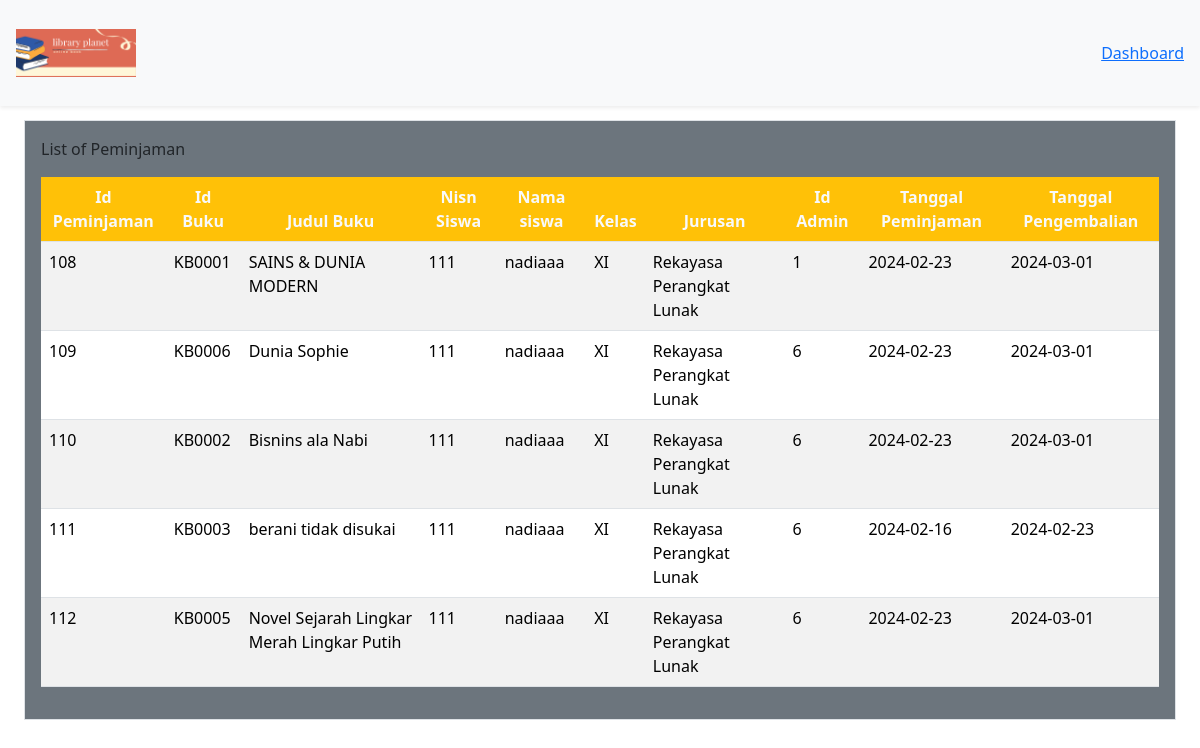
Page /DashboardAdmin/peminjaman/peminjamanBuku.php on the committed database.
### tables this page shows
CREATE TABLE `peminjaman` (
  `id_peminjaman` int(11) NOT NULL,
  `id_buku` varchar(20) NOT NULL,
  `nisn` int(11) NOT NULL,
  `id_admin` int(11) NOT NULL,
  `tgl_peminjaman` date NOT NULL,
  `tgl_pengembalian` date NOT NULL,
  `status` varchar(40) NOT NULL
);

CREATE TABLE `buku` (
  `cover` varchar(255) NOT NULL,
  `id_buku` varchar(20) NOT NULL,
  `kategori` varchar(255) NOT NULL,
  `judul` varchar(255) NOT NULL,
  `pengarang` varchar(255) NOT NULL,
  `penerbit` varchar(255) NOT NULL,
  `tahun_terbit` date NOT NULL,
  `jumlah_halaman` int(11) NOT NULL,
  `buku_deskripsi` text NOT NULL,
  `isi_buku` varchar(250) NOT NULL
);

CREATE TABLE `member` (
  `nisn` int(11) NOT NULL,
  `kode_member` varchar(12) NOT NULL,
  `nama` varchar(255) NOT NULL,
  `password` varchar(255) NOT NULL,
  `jenis_kelamin` varchar(20) NOT NULL,
  `kelas` varchar(5) NOT NULL,
  `jurusan` varchar(50) NOT NULL,
  `no_tlp` varchar(15) NOT NULL,
  `tgl_pendaftaran` date NOT NULL
);

### config/config.php (called while the page is built, shortened)
<?php
$host = "127.0.0.1";
$username = "root";
$password = "";
$database_name = "perpustakaan";
$connection = mysqli_connect($host, $username, $password, $database_name);
function queryReadData($dataKategori) {
  global $connection;
  $result = mysqli_query($connection, $dataKategori);
  $items = [];
  while($item = mysqli_fetch_assoc($result)) {
    $items[] = $item;
  }
  return $items;
}
?>

### DashboardAdmin/peminjaman/peminjamanBuku.php (the view, shortened to what this page needs)
<?php
require "../../config/config.php";
$dataPeminjam = queryReadData("SELECT peminjaman.id_peminjaman, peminjaman.id_buku, buku.judul, peminjaman.nisn, member.nama, member.kelas, member.jurusan, peminjaman.id_admin,  peminjaman.tgl_peminjaman, peminjaman.tgl_pengembalian
FROM peminjaman
INNER JOIN member ON peminjaman.nisn = member.nisn
INNER JOIN buku ON peminjaman.id_buku = buku.id_buku");
?>
<!DOCTYPE html>
<html lang="en">
  <head>
    <link href="https://cdn.jsdelivr.net/npm/bootstrap@5.3.2/dist/css/bootstrap.min.css" rel="stylesheet">
  </head>
  <body>
  <nav class="navbar fixed-top bg-body-tertiary shadow-sm">
      <div class="container-fluid p-3">
        <a class="navbar-brand" href="#">
          <img src="../../assets/library Book Sale.png" alt="logo" width="120px">
        </a>
        <a class="bg btn-tertiary" href="../dashboardAdmin.php">Dashboard</a>
      </div>
    </nav>
    <div class="p-4 mt-5">
    <div class="mt-5">
    <div class="p-3 mb-2 border bg-secondary">
    <caption>List of Peminjaman</caption>
      <div class="table-responsive mt-3">
        <table class="table table-striped table-hover">
        <thead class="text-center">
          <tr>
            <th class="bg-warning text-light">Id Peminjaman</th>
            <th class="bg-warning text-light">Id Buku</th>
            <th class="bg-warning text-light">Judul Buku</th>
            <th class="bg-warning text-light">Nisn Siswa</th>
            <th class="bg-warning text-light">Nama siswa</th>
            <th class="bg-warning text-light">Kelas</th>
            <th class="bg-warning text-light">Jurusan</th>
            <th class="bg-warning text-light">Id Admin</th>
            <th class="bg-warning text-light">Tanggal Peminjaman</th>
            <th class="bg-warning text-light">Tanggal Pengembalian</th>
          </tr>
        </thead>
       <?php foreach ($dataPeminjam as $item) : ?>
      <tr>
       <td><?= $item["id_peminjaman"]; ?></td>
      <td><?= $item["id_buku"]; ?></td>
      <td><?= $item["judul"]; ?></td>
      <td><?= $item["nisn"]; ?></td>
      <td><?= $item["nama"]; ?></td>
      <td><?= $item["kelas"]; ?></td>
      <td><?= $item["jurusan"]; ?></td>
      <td><?= $item["id_admin"]; ?></td>
      <td><?= $item["tgl_peminjaman"]; ?></td>
      <td><?= $item["tgl_pengembalian"]; ?></td>
      </tr>
      <?php endforeach;?>
    </table>
    </div>
    </div>
  </div>
  </body>
</html>

### rows in the picture
peminjaman: id_peminjaman "108", id_buku "KB0001", id_buku.judul "SAINS & DUNIA MODERN", nisn "111", nisn.nama "nadiaaa", nisn.kelas "XI", nisn.jurusan "Rekayasa Perangkat Lunak", id_admin "1", tgl_peminjaman "2024-02-23", tgl_pengembalian "2024-03-01"
peminjaman: id_peminjaman "109", id_buku "KB0006", id_buku.judul "Dunia Sophie", nisn "111", nisn.nama "nadiaaa", nisn.kelas "XI", nisn.jurusan "Rekayasa Perangkat Lunak", id_admin "6", tgl_peminjaman "2024-02-23", tgl_pengembalian "2024-03-01"
peminjaman: id_peminjaman "110", id_buku "KB0002", id_buku.judul "Bisnins ala Nabi", nisn "111", nisn.nama "nadiaaa", nisn.kelas "XI", nisn.jurusan "Rekayasa Perangkat Lunak", id_admin "6", tgl_peminjaman "2024-02-23", tgl_pengembalian "2024-03-01"
peminjaman: id_peminjaman "111", id_buku "KB0003", id_buku.judul "berani tidak disukai", nisn "111", nisn.nama "nadiaaa", nisn.kelas "XI", nisn.jurusan "Rekayasa Perangkat Lunak", id_admin "6", tgl_peminjaman "2024-02-16", tgl_pengembalian "2024-02-23"
peminjaman: id_peminjaman "112", id_buku "KB0005", id_buku.judul "Novel Sejarah Lingkar Merah Lingkar Putih", nisn "111", nisn.nama "nadiaaa", nisn.kelas "XI", nisn.jurusan "Rekayasa Perangkat Lunak", id_admin "6", tgl_peminjaman "2024-02-23", tgl_pengembalian "2024-03-01"
